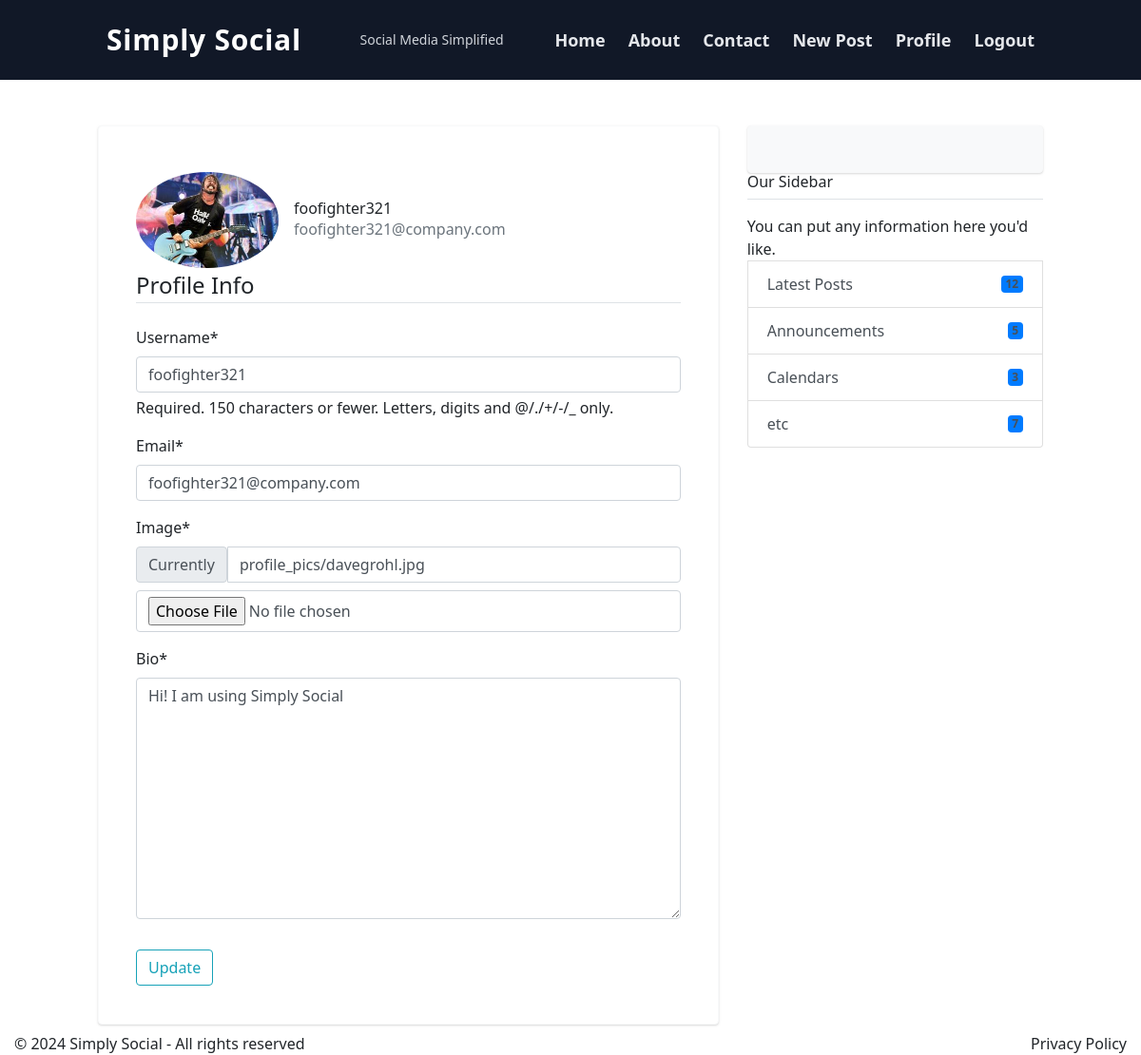
The app's page /profile/ (signed in), older data.
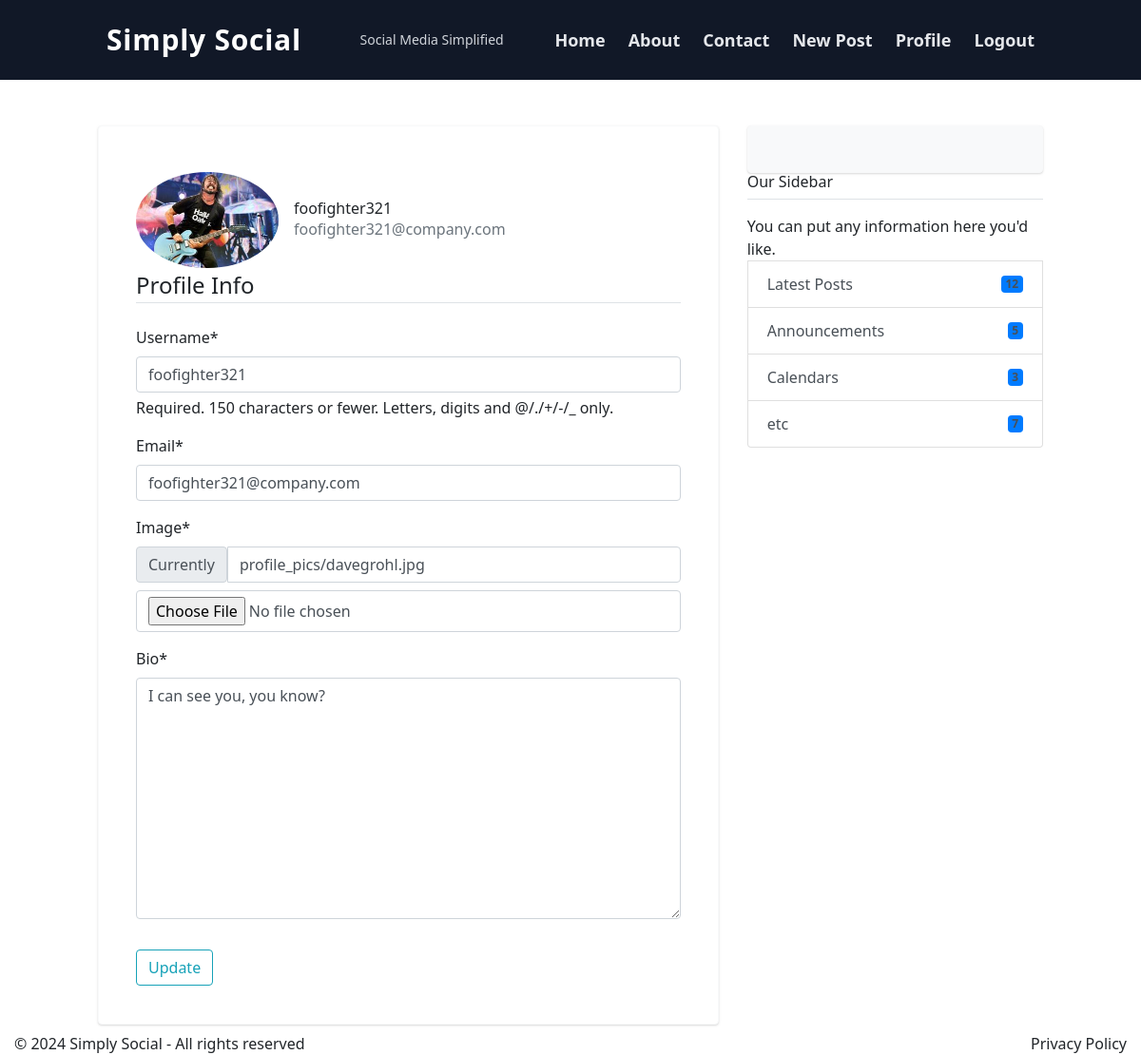
The same page, newer data.
### users/models.py (models this page shows, shortened)
class Profile(models.Model):
    user = models.OneToOneField(User, on_delete=models.CASCADE)
    image = models.ImageField(default='default.jpg', upload_to='profile_pics')
    bio = models.TextField(default="Hi! I am using Simply Social")

### users/views.py (the view)
# urls.py: path('profile/', user_views.profile, name='profile'),
@login_required
def profile(request):
    if request.method == 'POST':
        u_form = UserUpdateForm(request.POST, instance=request.user)
        p_form = ProfileUpdateForm(request.POST,
                                    request.FILES,
                                    instance=request.user.profile)
        if u_form.is_valid() and p_form.is_valid():
            u_form.save()
            p_form.save()
            messages.success(request, f'Your account has been updated!')
            return redirect('profile')
    else:
        u_form = UserUpdateForm(instance=request.user)
        p_form = ProfileUpdateForm(instance=request.user.profile)
    context = {
        'u_form': u_form,
        'p_form': p_form
    }
    return render(request, 'users/profile.html', context)

### users/forms.py
class UserUpdateForm(forms.ModelForm):
    email = forms.EmailField()
    class Meta:
        model = User
        fields = ['username', 'email']

class ProfileUpdateForm(forms.ModelForm):
    class Meta:
        model = Profile
        fields = ['image','bio']

### users/templates/users/profile.html (shortened to what this page needs)
{% extends 'blog/base.html' %}
{% load crispy_forms_tags %}
{% block content %}
    <div class="container mt-4">
        <div class="row">
            <div class="col-md-6">
                <div class="content-section d-flex align-items-center">
                    <img class="rounded-circle account-img" src="{{ user.profile.image.url }}" alt="Profile Image" style="max-width: 150px">
                    <div class="media-body ml-3">
                        <h2 class="account-heading">{{ user.username }}</h2>
                        <p class="text-secondary">{{ user.email }}</p>
                    </div>
                </div>
            </div>
        </div>
        <form method="POST" enctype="multipart/form-data">
                    <fieldset class="form-group">
                        <legend class="border-bottom mb-4">Profile Info</legend>
                        {{ u_form|crispy }}
                        {{ p_form|crispy }}
                    </fieldset>
                    <div class="form-group">
                        <button class="btn btn-outline-info" type="submit">Update</button>
                </div>
        </form>
    </div>
{% endblock content %}

Row changes from the older to the newer data that the page shows:
changed Profile: bio "Hi! I am using Simply Social" → "I can see you, you know?"
